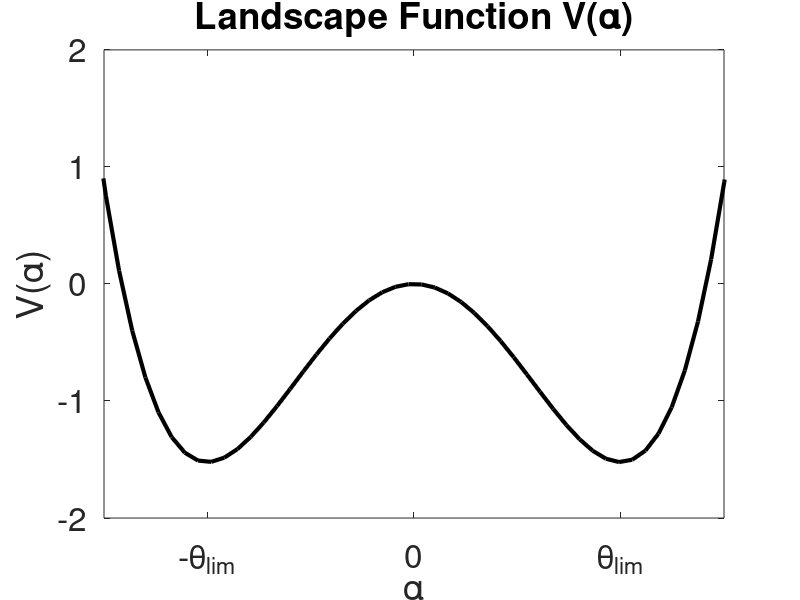

MATLAB code to generate this figure:
function [X,Y] = plotPotential()

X = -pi:0.1:pi;
qsr_beta1 = -pi/2; qsr_beta2 = 0; qsr_beta3 = pi/2;
landscape = @(X) 1/12.*X.*(-12.*qsr_beta1.*qsr_beta2.*qsr_beta3 + 6.*(qsr_beta2.*qsr_beta3 + qsr_beta1.*(qsr_beta2 + qsr_beta3)).*X - 4.*(qsr_beta1 + qsr_beta2 + qsr_beta3).*X.^2 + 3.*X.^3);
Y = landscape(X);

figure(1)
plot(X,Y,'black','linewidth',3)
xlabel('\alpha')
ylabel('V(\alpha)')
title('Landscape Function V(\alpha)')
axis([-1.5*pi/2 1.5*pi/2 -2 2]);
set(gca,'FontSize',24,'Xtick',[-pi/2 0 pi/2],'XTickLabel',{'-\theta_{lim}','0','\theta_{lim}'});
